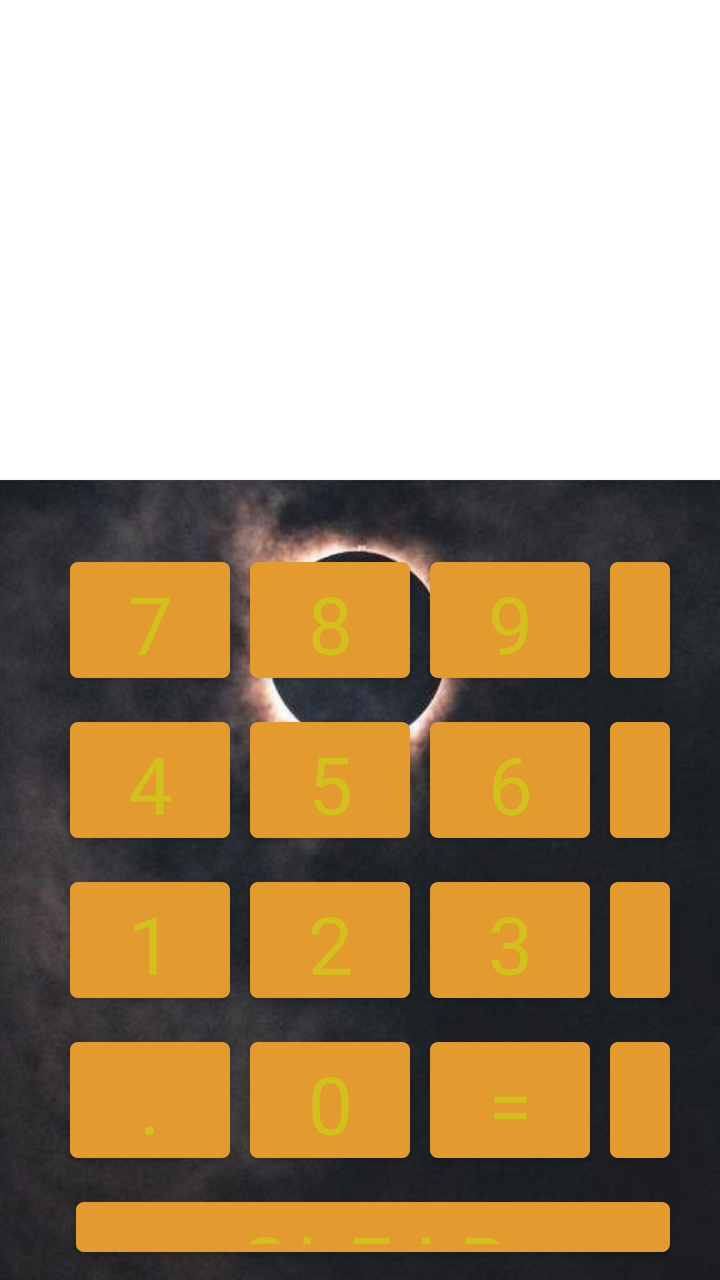
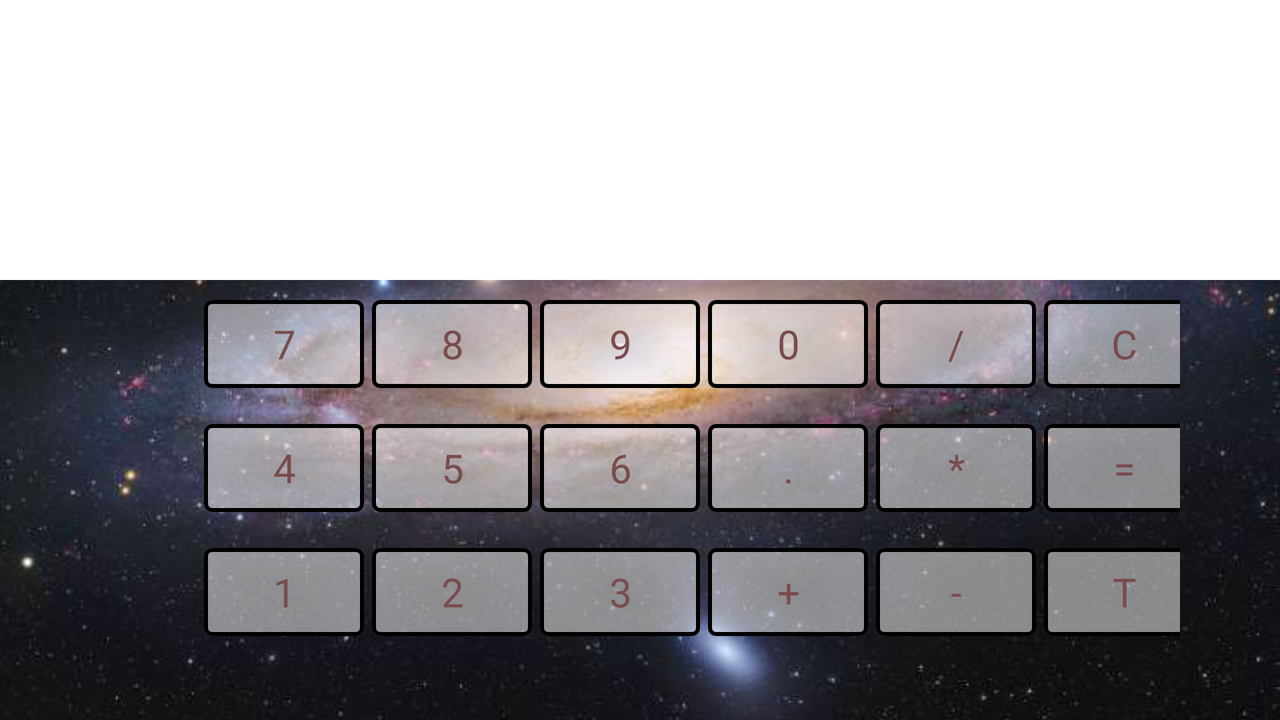

Compare how this app lays out the same screen by default and in its alternative resource folder. The renders come first, then the two layout files and the values they reference.
<!-- AndroidManifest.xml: application theme Theme.NEWCALC -->
<!-- res/layout/activity_main.xml -->
<?xml version="1.0" encoding="utf-8"?>
<layout>

    <RelativeLayout xmlns:android="http://schemas.android.com/apk/res/android"
        android:layout_width="match_parent"
        android:layout_height="match_parent"
        android:background="@drawable/eclipse">

        <TextView
            android:id="@+id/textView"
            android:layout_width="match_parent"
            android:layout_height="120dp"
            android:background="@color/cardview_light_background"
            android:gravity="top|left"
            android:textSize="40sp" />

        <EditText
            android:id="@+id/editText"
            android:layout_width="match_parent"
            android:layout_height="120dp"
            android:layout_below="@id/textView"
            android:background="@color/cardview_light_background"
            android:gravity="bottom|right"
            android:inputType="number"
            android:textSize="40sp" />

        <RelativeLayout
            android:layout_width="wrap_content"
            android:layout_height="wrap_content"
            android:layout_below="@id/editText"
            android:layout_marginLeft="30dp"
            android:layout_marginTop="30dp"
            android:layout_marginRight="20dp">


            <Button
                android:id="@+id/buttonSeven"
                android:layout_width="80dp"
                android:layout_height="70dp"
                android:layout_marginLeft="5dp"
                android:layout_marginTop="5dp"
                android:layout_marginRight="5dp"
                android:layout_marginBottom="5dp"
                android:fontFamily="sans-serif"
                android:text="7"
                android:textSize="40dp" />

            <Button
                android:id="@+id/buttonEight"
                android:layout_width="80dp"
                android:layout_height="70dp"
                android:layout_marginLeft="5dp"
                android:layout_marginTop="5dp"
                android:layout_marginRight="5dp"
                android:layout_marginBottom="5dp"
                android:layout_toRightOf="@id/buttonSeven"
                android:fontFamily="sans-serif"
                android:text="8"
                android:textSize="40dp" />

            <Button
                android:id="@+id/buttonNine"
                android:layout_width="80dp"
                android:layout_height="70dp"
                android:layout_marginLeft="5dp"
                android:layout_marginTop="5dp"
                android:layout_marginRight="5dp"
                android:layout_marginBottom="5dp"
                android:layout_toRightOf="@id/buttonEight"
                android:fontFamily="sans-serif"
                android:text="9"
                android:textSize="40dp" />

            <Button
                android:id="@+id/buttonDiv"
                android:layout_width="80dp"
                android:layout_height="70dp"
                android:layout_marginLeft="5dp"
                android:layout_marginTop="5dp"
                android:layout_marginRight="5dp"
                android:layout_marginBottom="5dp"
                android:layout_toRightOf="@id/buttonNine"
                android:fontFamily="sans-serif"
                android:text="/"
                android:textSize="40dp" />

            <Button
                android:id="@+id/buttonFour"
                android:layout_width="80dp"
                android:layout_height="70dp"
                android:layout_below="@id/buttonSeven"
                android:layout_marginLeft="5dp"
                android:layout_marginTop="5dp"
                android:layout_marginRight="5dp"
                android:layout_marginBottom="5dp"
                android:fontFamily="sans-serif"
                android:text="4"
                android:textSize="40dp" />

            <Button
                android:id="@+id/buttonFive"
                android:layout_width="80dp"
                android:layout_height="70dp"
                android:layout_below="@id/buttonEight"
                android:layout_marginLeft="5dp"
                android:layout_marginTop="5dp"
                android:layout_marginRight="5dp"
                android:layout_marginBottom="5dp"
                android:layout_toRightOf="@id/buttonFour"
                android:fontFamily="sans-serif"
                android:text="5"
                android:textSize="40dp" />

            <Button
                android:id="@+id/buttonSix"
                android:layout_width="80dp"
                android:layout_height="70dp"
                android:layout_below="@id/buttonNine"
                android:layout_marginLeft="5dp"
                android:layout_marginTop="5dp"
                android:layout_marginRight="5dp"
                android:layout_marginBottom="5dp"
                android:layout_toRightOf="@id/buttonFive"
                android:fontFamily="sans-serif"
                android:text="6"
                android:textSize="40dp" />

            <Button
                android:id="@+id/buttonMult"
                android:layout_width="80dp"
                android:layout_height="70dp"
                android:layout_below="@id/buttonDiv"
                android:layout_marginLeft="5dp"
                android:layout_marginTop="5dp"
                android:layout_marginRight="5dp"
                android:layout_marginBottom="5dp"
                android:layout_toRightOf="@id/buttonSix"
                android:fontFamily="sans-serif"
                android:text="*"
                android:textSize="40dp" />


            <Button
                android:id="@+id/buttonOne"
                android:layout_width="80dp"
                android:layout_height="70dp"
                android:layout_below="@id/buttonFour"
                android:layout_marginLeft="5dp"
                android:layout_marginTop="5dp"
                android:layout_marginRight="5dp"
                android:layout_marginBottom="5dp"
                android:fontFamily="sans-serif"
                android:text="1"
                android:textSize="40dp" />

            <Button
                android:id="@+id/buttonTwo"
                android:layout_width="80dp"
                android:layout_height="70dp"
                android:layout_below="@id/buttonFive"
                android:layout_marginLeft="5dp"
                android:layout_marginTop="5dp"
                android:layout_marginRight="5dp"
                android:layout_marginBottom="5dp"
                android:layout_toRightOf="@id/buttonOne"
                android:fontFamily="sans-serif"
                android:text="2"
                android:textSize="40dp" />

            <Button
                android:id="@+id/buttonThree"
                android:layout_width="80dp"
                android:layout_height="70dp"
                android:layout_below="@id/buttonSix"
                android:layout_marginLeft="5dp"
                android:layout_marginTop="5dp"
                android:layout_marginRight="5dp"
                android:layout_marginBottom="5dp"
                android:layout_toRightOf="@id/buttonTwo"
                android:fontFamily="sans-serif"
                android:text="3"
                android:textSize="40dp" />

            <Button
                android:id="@+id/buttonAdd"
                android:layout_width="80dp"
                android:layout_height="70dp"
                android:layout_below="@id/buttonMult"
                android:layout_marginLeft="5dp"
                android:layout_marginTop="5dp"
                android:layout_marginRight="5dp"
                android:layout_marginBottom="5dp"
                android:layout_toRightOf="@id/buttonThree"
                android:fontFamily="sans-serif"
                android:text="+"
                android:textSize="40dp" />


            <Button
                android:id="@+id/buttonDot"
                android:layout_width="80dp"
                android:layout_height="70dp"
                android:layout_below="@id/buttonOne"
                android:layout_marginLeft="5dp"
                android:layout_marginTop="5dp"
                android:layout_marginRight="5dp"
                android:layout_marginBottom="5dp"
                android:fontFamily="sans-serif"
                android:text="."
                android:textSize="40dp" />

            <Button
                android:id="@+id/buttonZero"
                android:layout_width="80dp"
                android:layout_height="70dp"
                android:layout_below="@id/buttonTwo"
                android:layout_marginLeft="5dp"
                android:layout_marginTop="5dp"
                android:layout_marginRight="5dp"
                android:layout_marginBottom="5dp"
                android:layout_toRightOf="@id/buttonDot"
                android:fontFamily="sans-serif"
                android:text="0"
                android:textSize="40dp" />

            <Button
                android:id="@+id/buttonEqual"
                android:layout_width="80dp"
                android:layout_height="70dp"
                android:layout_below="@id/buttonThree"
                android:layout_marginLeft="5dp"
                android:layout_marginTop="5dp"
                android:layout_marginRight="5dp"
                android:layout_marginBottom="5dp"
                android:layout_toRightOf="@id/buttonZero"
                android:fontFamily="sans-serif"
                android:text="="
                android:textSize="40dp" />

            <Button
                android:id="@+id/buttonSub"
                android:layout_width="80dp"
                android:layout_height="70dp"
                android:layout_below="@id/buttonAdd"
                android:layout_marginLeft="5dp"
                android:layout_marginTop="5dp"
                android:layout_marginRight="5dp"
                android:layout_marginBottom="5dp"
                android:layout_toRightOf="@id/buttonEqual"
                android:fontFamily="sans-serif"
                android:text="-"
                android:textSize="40dp" />

            <Button
                android:id="@+id/buttonClear"
                android:layout_width="350dp"
                android:layout_height="70dp"
                android:layout_below="@id/buttonDot"
                android:layout_marginLeft="8dp"
                android:layout_marginTop="5dp"
                android:layout_marginRight="5dp"
                android:layout_marginBottom="8dp"
                android:fontFamily="sans-serif"
                android:text="clear"
                android:textSize="40dp" />

        </RelativeLayout>
    </RelativeLayout>
</layout>
<!-- resources referenced by this layout -->
<resources>
  <!-- drawable eclipse: jpg bitmap (drawable, 74848 bytes) -->
  <style name="Theme.NEWCALC" parent="Theme.MaterialComponents.DayNight.DarkActionBar">
          
          <item name="colorPrimary">#E39A2F</item>
          <item name="colorPrimaryVariant">#D3A620</item>
          <item name="colorOnPrimary">#D3C01D</item>
          
          <item name="colorSecondary">#C2D129</item>
          <item name="colorSecondaryVariant">#8BCD3E</item>
          <item name="colorOnSecondary">#48D14E</item>
          
          <item name="android:statusBarColor" tools:targetApi="l">?attr/colorPrimaryVariant</item>
          
      </style>
</resources>
<!-- res/layout-land/activity_main.xml (the repository's variant of the layout above) -->
<!-- drawn on the phone turned sideways -->
<?xml version="1.0" encoding="utf-8"?>
<layout xmlns:android="http://schemas.android.com/apk/res/android"
    xmlns:app="http://schemas.android.com/apk/res-auto">

    <LinearLayout
        android:layout_width="match_parent"
        android:layout_height="match_parent"
        android:background="@drawable/sombrero"
        android:orientation="vertical">

        <TextView
            android:id="@+id/textView"
            style="@style/ViewStyleLand"
            android:gravity="top|left" />

        <EditText
            android:id="@+id/editText"
            style="@style/ViewStyleLand"
            android:gravity="bottom|right"
            android:inputType="number" />

        <LinearLayout style="@style/LayoutsStylesLand">


            <com.google.android.material.button.MaterialButton
                android:id="@+id/buttonSeven"
                app:rippleColor="@color/button_text_color"
                app:strokeWidth="@dimen/sample_button_margin"
                style="@style/CalcButtonStyleLand"
                android:text="@string/button_7" />

            <com.google.android.material.button.MaterialButton
                android:id="@+id/buttonEight"
                app:rippleColor="@color/button_text_color"
                app:strokeWidth="@dimen/sample_button_margin"
                style="@style/CalcButtonStyleLand"
                android:text="@string/button_8" />

            <com.google.android.material.button.MaterialButton
                android:id="@+id/buttonNine"
                app:rippleColor="#985050"
                app:strokeWidth="@dimen/sample_button_margin"
                style="@style/CalcButtonStyleLand"
                android:text="@string/button_9" />

            <com.google.android.material.button.MaterialButton
                android:id="@+id/buttonZero"
                app:rippleColor="@color/button_text_color"
                app:strokeWidth="@dimen/sample_button_margin"
                style="@style/CalcButtonStyleLand"
                android:text="@string/button_0" />

            <com.google.android.material.button.MaterialButton
                android:id="@+id/buttonDiv"
                app:rippleColor="@color/button_text_color"
                app:strokeWidth="@dimen/sample_button_margin"
                style="@style/CalcButtonStyleLand"
                android:text="@string/button_divizion" />

            <com.google.android.material.button.MaterialButton
                android:id="@+id/buttonClear"
                app:rippleColor="@color/button_text_color"
                app:strokeWidth="@dimen/sample_button_margin"
                style="@style/CalcButtonStyleLand"
                android:text="@string/button_clear" />
        </LinearLayout>

        <LinearLayout style="@style/LayoutsStylesLand">

            <com.google.android.material.button.MaterialButton
                android:id="@+id/buttonFour"
                app:rippleColor="@color/button_text_color"
                app:strokeWidth="@dimen/sample_button_margin"
                style="@style/CalcButtonStyleLand"
                android:text="@string/button_4" />

            <com.google.android.material.button.MaterialButton
                android:id="@+id/buttonFive"
                app:rippleColor="@color/button_text_color"
                app:strokeWidth="@dimen/sample_button_margin"
                style="@style/CalcButtonStyleLand"
                android:text="@string/button_5" />

            <com.google.android.material.button.MaterialButton
                android:id="@+id/buttonSix"
                app:rippleColor="@color/button_text_color"
                app:strokeWidth="@dimen/sample_button_margin"
                style="@style/CalcButtonStyleLand"
                android:text="@string/button_6" />

            <com.google.android.material.button.MaterialButton
                android:id="@+id/buttonDot"
                app:rippleColor="@color/button_text_color"
                app:strokeWidth="@dimen/sample_button_margin"
                style="@style/CalcButtonStyleLand"
                android:text="@string/button_dot" />

            <com.google.android.material.button.MaterialButton
                android:id="@+id/buttonMult"
                app:rippleColor="@color/button_text_color"
                app:strokeWidth="@dimen/sample_button_margin"
                style="@style/CalcButtonStyleLand"
                android:text="@string/button_multiplication" />

            <com.google.android.material.button.MaterialButton
                android:id="@+id/buttonEqual"
                app:rippleColor="@color/button_text_color"
                app:strokeWidth="@dimen/sample_button_margin"
                style="@style/CalcButtonStyleLand"
                android:text="@string/button_equal" />
        </LinearLayout>

        <LinearLayout style="@style/LayoutsStylesLand">

            <com.google.android.material.button.MaterialButton
                android:id="@+id/buttonOne"
                app:rippleColor="@color/button_text_color"
                app:strokeWidth="@dimen/sample_button_margin"
                style="@style/CalcButtonStyleLand"
                android:text="@string/button_1" />

            <com.google.android.material.button.MaterialButton
                android:id="@+id/buttonTwo"
                app:rippleColor="@color/button_text_color"
                app:strokeWidth="@dimen/sample_button_margin"
                style="@style/CalcButtonStyleLand"
                android:text="@string/button_2" />

            <com.google.android.material.button.MaterialButton
                android:id="@+id/buttonThree"
                app:rippleColor="@color/button_text_color"
                app:strokeWidth="@dimen/sample_button_margin"
                style="@style/CalcButtonStyleLand"
                android:text="@string/button_3" />

            <com.google.android.material.button.MaterialButton
                android:id="@+id/buttonAdd"
                app:rippleColor="@color/button_text_color"
                app:strokeWidth="@dimen/sample_button_margin"
                style="@style/CalcButtonStyleLand"
                android:text="@string/button_addition" />

            <com.google.android.material.button.MaterialButton
                android:id="@+id/buttonSub"
                app:rippleColor="@color/button_text_color"
                app:strokeWidth="@dimen/sample_button_margin"
                style="@style/CalcButtonStyleLand"
                android:text="@string/button_subtraction" />

            <com.google.android.material.button.MaterialButton
                android:id="@+id/buttonTheme"
                app:rippleColor="@color/button_text_color"
                app:strokeWidth="@dimen/sample_button_margin"
                style="@style/CalcButtonStyleLand"
                android:text="@string/change_theme" />
        </LinearLayout>
    </LinearLayout>

</layout>
<!-- resources referenced by the variant -->
<!-- as the phone turned sideways resolves them -->
<resources>
  <color name="button_text_color">#7A4C4C</color>
  <!-- from res/values-land/ -->
  <dimen name="sample_button_margin">2dp</dimen>
  <string name="button_0" translatable="false">0</string>
  <string name="button_1" translatable="false">1</string>
  <string name="button_2" translatable="false">2</string>
  <string name="button_3" translatable="false">3</string>
  <string name="button_4" translatable="false">4</string>
  <string name="button_5" translatable="false">5</string>
  <string name="button_6" translatable="false">6</string>
  <string name="button_7" translatable="false">7</string>
  <string name="button_8" translatable="false">8</string>
  <string name="button_9" translatable="false">9</string>
  <string name="button_addition" translatable="false">+</string>
  <!-- from res/values-land/ -->
  <string name="button_clear" translatable="false">C</string>
  <string name="button_divizion" translatable="false">/</string>
  <string name="button_dot" translatable="false">.</string>
  <string name="button_equal" translatable="false">=</string>
  <string name="button_multiplication" translatable="false">*</string>
  <string name="button_subtraction" translatable="false">-</string>
  <!-- from res/values-land/ -->
  <string name="change_theme">T</string>
  <!-- from res/values-land/ -->
  <style name="LayoutsStylesLand">
          <item name="android:orientation">horizontal</item>
          <item name="android:layout_width">wrap_content</item>
          <item name="android:layout_height">wrap_content</item>
          <item name="android:layout_marginLeft">@dimen/layout_margin_left</item>
          <item name="android:layout_marginTop">@dimen/layout_margin_top</item>
          <item name="android:layout_marginRight">@dimen/layout_margin_right</item>
      </style>
  <!-- from res/values-land/ -->
  <style name="ViewStyleLand">
          <item name="android:layout_width">match_parent</item>
          <item name="android:layout_height">@dimen/view_height</item>
          <item name="android:background">@color/cardview_light_background</item>
          <item name="android:textSize">@dimen/view_text_size</item>
      </style>
  <style name="Theme.NEWCALC" parent="Theme.MaterialComponents.DayNight.DarkActionBar">
          
          <item name="colorPrimary">#E39A2F</item>
          <item name="colorPrimaryVariant">#D3A620</item>
          <item name="colorOnPrimary">#D3C01D</item>
          
          <item name="colorSecondary">#C2D129</item>
          <item name="colorSecondaryVariant">#8BCD3E</item>
          <item name="colorOnSecondary">#48D14E</item>
          
          <item name="android:statusBarColor" tools:targetApi="l">?attr/colorPrimaryVariant</item>
          
      </style>
  <!-- from res/values-land/ -->
  <dimen name="sample_button_width">80dp</dimen>
  <!-- from res/values-land/ -->
  <dimen name="sample_button_height">56dp</dimen>
  <string name="sample_button_font" translatable="false">sans-serif</string>
  <!-- from res/values-land/ -->
  <dimen name="sample_button_text_size">20dp</dimen>
  <color name="button_background_tint_color">#4DFFFFFF</color>
  <!-- from res/values-land/ -->
  <dimen name="layout_margin_left">100dp</dimen>
  <!-- from res/values-land/ -->
  <dimen name="layout_margin_top">2dp</dimen>
  <!-- from res/values-land/ -->
  <dimen name="layout_margin_right">50dp</dimen>
  <!-- from res/values-land/ -->
  <dimen name="view_height">70dp</dimen>
  <!-- from res/values-land/ -->
  <dimen name="view_text_size">25sp</dimen>
  <!-- some entries are left out for length -->
</resources>
